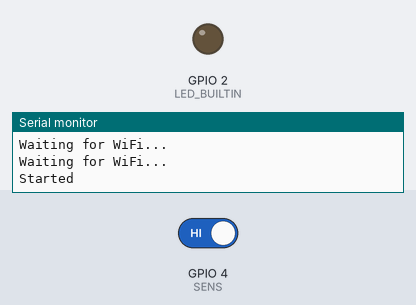
Recording of a sketch running on a simulated ESP8266 (NodeMCU). On the bench: output pins drawn as LEDs (lit = HIGH, except the on-board LED, lit = LOW), the last lines printed to the serial monitor. The test bench sets the inputs (shaded band); at power-on: GPIO 4 (SENS) HIGH. WiFi joins after 1.5 s; servers stay silent unless stated.

Above: at 3.2 s.
3.3 s: GPIO 4 (SENS) driven LOW
At 4.1 s:
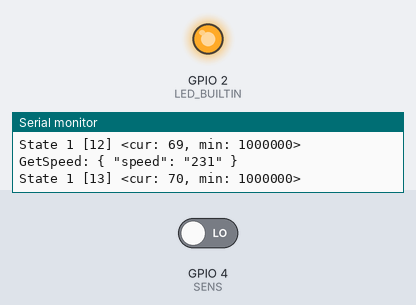
4.8 s: GPIO 4 (SENS) driven HIGH
At 5.3 s:
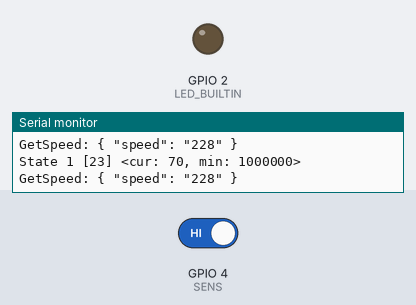
Timing chart, 0 to 7.8 s (numbered marks = the images above; inputs shaded):
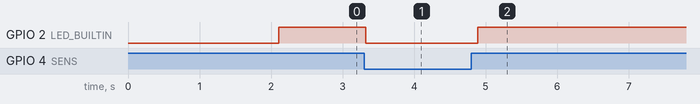

Measured:
- after the input at 3.3 s, GPIO 2 (LED_BUILTIN): HIGH → LOW at once
- after the input at 4.8 s, GPIO 2 (LED_BUILTIN): LOW → HIGH after 0.09 s

The sketch:

HALL_Sensor.ino
```cpp
#include <SocketIoClient.h>
#include <ESP8266HTTPClient.h>
#include <ESP8266WiFi.h>

#define SENS 4

const char IP[] = "194.160.229.181";
const int port = 1206;

unsigned long int lastTimeOfChange = 0;
unsigned long int lastTimeOfSend = 0;
unsigned long int minTimeOfChange = 1000000;

SocketIoClient webSocket;

int oldState = 0;
unsigned long int ChangeCount = 0, lastChangeCount = 0, lastChangeDuration = 100000;

void onSocketDisconnect(const char *, size_t len)
{
  Serial.println("Client has disconnected from the server.");
  webSocket.begin(IP, port,"/socket.io/?transport=websocket");
}

void onSocketConnect(const char *, size_t len)
{
  Serial.println("Client connected to the server.");
}

void onGetSpeed(const char *, size_t len)
{
  //Serial.print("tu som v tej kokotskejfunkcii ktora nefunguje dopici");
  float dlzkaImpulzu_cm = 16;
  float casImpulzu_sec = (float)lastChangeDuration / 1000.0;
  float speed_cm_per_sec = dlzkaImpulzu_cm / casImpulzu_sec;
  //  float speed_kmh = speed_m_per_sec * 3.6;
  String json = "{ \"speed\": \"" + String((int)speed_cm_per_sec) + "\" }";
  webSocket.emit("speedJson", json.c_str());
  Serial.printf("\nGetSpeed: %s\n", json.c_str());
}

void setup()
{
  Serial.begin(9600);
  pinMode(LED_BUILTIN, OUTPUT);
  pinMode(SENS, INPUT_PULLUP);

  WiFi.begin("UPC0684061", "pfv8RvhSmsrm");
  digitalWrite(LED_BUILTIN, LOW);

  while (WiFi.status() != WL_CONNECTED)
  {
    Serial.println("Waiting for WiFi...");
    delay(1000);
  }

  digitalWrite(LED_BUILTIN, HIGH);

  lastTimeOfChange = lastTimeOfSend = millis();
  Serial.println("Started");

  webSocket.begin(IP, port,"/socket.io/?&transport=websocket");
  webSocket.on("disconnect", onSocketDisconnect);
  webSocket.on("connect", onSocketConnect);
  webSocket.on("speed", onGetSpeed);
}

void loop()
{
  unsigned long int cas = millis();
  int newState = 0;

  //Serial.printf("Sens is %d \n", digitalRead(SENS));
  if(digitalRead(SENS) == LOW) newState = 1;

  if ((cas - lastTimeOfChange) < 100)
  {
    digitalWrite(LED_BUILTIN, LOW);
  }
  else
  {
    digitalWrite(LED_BUILTIN, HIGH);
  }

  if (newState == 1)
  {
    if (oldState != newState)
    {
      lastChangeDuration = cas - lastTimeOfChange;
      if ((oldState == 1) && (lastChangeDuration < minTimeOfChange))
        minTimeOfChange = lastChangeDuration;
      lastTimeOfChange = cas;
      ChangeCount++;
      Serial.printf("State %d [%d] <cur: %d, min: %d>\n", newState, (int)ChangeCount, (int)lastChangeDuration, (int)minTimeOfChange);
      oldState = newState;
      onGetSpeed(NULL, 0);
    }
    else{
      oldState = 0;
    }
  }
  else
  {
    if ((cas - lastTimeOfChange) > lastChangeDuration)
      lastChangeDuration = cas - lastTimeOfChange;
    if (lastChangeDuration > 2000)
      lastChangeDuration = 100000;
  }

  if ((cas - lastTimeOfSend) > 60000)
  {
    digitalWrite(LED_BUILTIN, LOW);
    if (ChangeCount > lastChangeCount)
    {
      HTTPClient http;
      http.begin("http://itsovy.sk:1206/senddata?distance=" + String(ChangeCount));
      int res = http.GET();
      String payload = http.getString();
      Serial.print(res);
      Serial.print(": ");
      Serial.println(payload);
    }

    digitalWrite(LED_BUILTIN, HIGH);
    lastTimeOfSend = cas;
    lastChangeCount = ChangeCount;
    minTimeOfChange = 100000;
  }

  webSocket.loop();
  delay(10);
}
```
